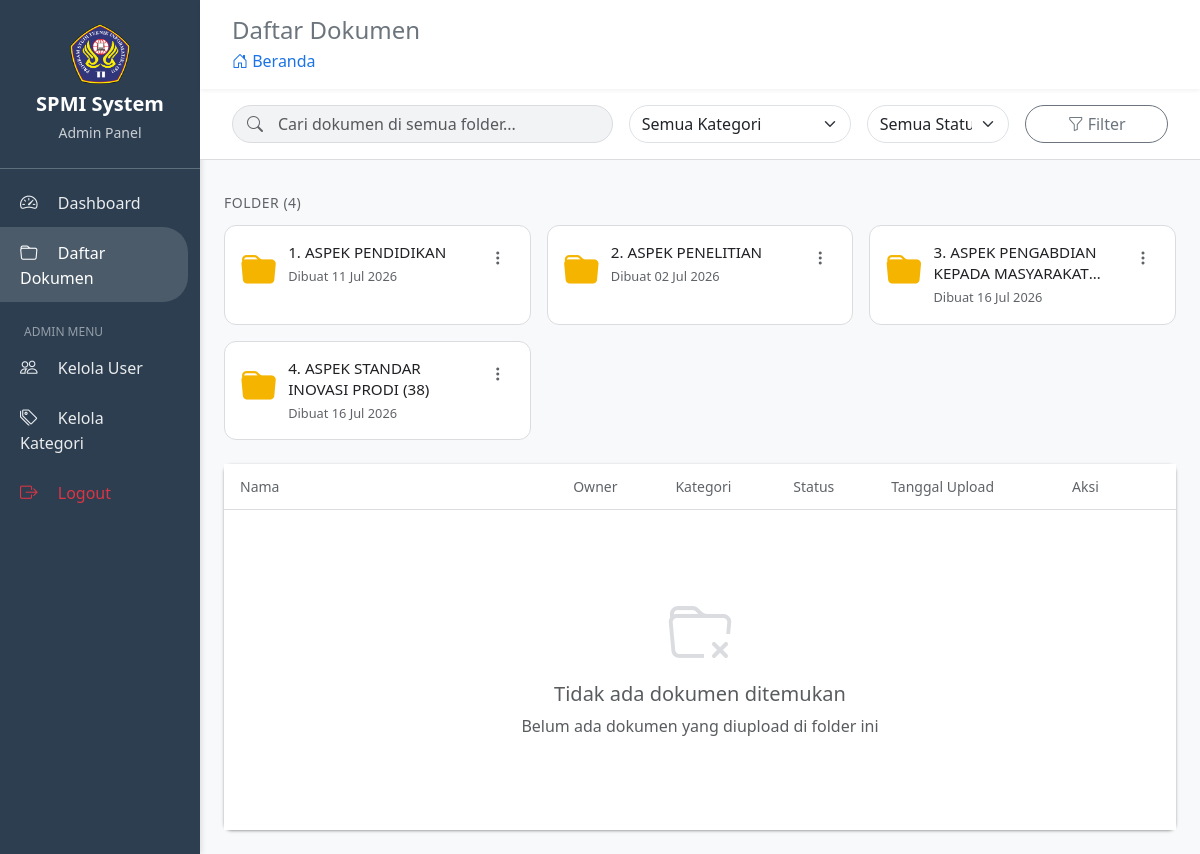
Screenshot of /dokumen/list.php (signed in) with the database file from the repository.
### tables this page shows
CREATE TABLE `folders` (
  `id` int(11) NOT NULL,
  `nama_folder` varchar(255) NOT NULL,
  `parent_id` int(11) DEFAULT NULL,
  `created_by` int(11) NOT NULL,
  `created_at` timestamp NOT NULL DEFAULT current_timestamp()
);

### dokumen/list.php (the view, shortened to what the rows shown need)
<?php
require_once '../config/database.php';
$role = $_SESSION['role'];
$user_id = intval($_SESSION['user_id']);
function e($string) {
    return htmlspecialchars($string ?? '', ENT_QUOTES, 'UTF-8');
}
$search = isset($_GET['search']) ? trim($_GET['search']) : '';
$current_folder = isset($_GET['folder']) ? intval($_GET['folder']) : 0;
$folder_where = "WHERE parent_id " . ($current_folder > 0 ? "= ?" : "IS NULL");
$folder_params = $current_folder > 0 ? [$current_folder] : [];
$folders = db_select("SELECT * FROM folders $folder_where ORDER BY nama_folder ASC", $folder_params);
function formatTanggal($tanggal) {
    $timestamp = strtotime($tanggal);
    return $timestamp !== false ? date('d M Y', $timestamp) : '-';
}
$total_folders = count($folders);
?>
<!DOCTYPE html>
<html lang="id">
<head>
    <link href="https://cdn.jsdelivr.net/npm/bootstrap@5.3.0/dist/css/bootstrap.min.css" rel="stylesheet">
    <link rel="stylesheet" href="https://cdn.jsdelivr.net/npm/bootstrap-icons@1.10.0/font/bootstrap-icons.css">
</head>
<body>
    <div class="container-fluid">
        <div class="row">
            <div class="col-md-10 p-0">
                <div class="p-4">
                    <?php if ($total_folders > 0 && empty($search)): ?>
                    <div class="folder-grid">
                        <?php foreach ($folders as $folder): ?>
                        <div class="folder-card">
                            <a href="?folder=<?php echo $folder['id']; ?>" class="folder-link">
                                <i class="bi bi-folder-fill"></i>
                                <div class="folder-info">
                                    <div class="folder-name"><?php echo e($folder['nama_folder']); ?></div>
                                    <div class="folder-meta">Dibuat <?php echo formatTanggal($folder['created_at']); ?></div>
                                </div>
                            </a>
                            <?php if ($role == 'admin' || $folder['created_by'] == $user_id): ?>
                            <div class="folder-menu dropdown">
                                <button class="folder-menu-btn" type="button" data-bs-toggle="dropdown" aria-expanded="false">
                                    <i class="bi bi-three-dots-vertical"></i>
                                </button>
                            </div>
                            <?php endif; ?>
                        </div>
                        <?php endforeach; ?>
                    </div>
                    <?php endif; ?>
                    <div class="drive-table">
                        <div class="table-responsive">
                            <table class="table table-hover mb-0">
                                <thead>
                                    <tr>
                                        <th style="width: 35%;">Nama</th>
                                        <th>Owner</th>
                                        <th>Kategori</th>
                                        <th>Status</th>
                                        <th>Tanggal Upload</th>
                                        <th style="width: 120px;">Aksi</th>
                                    </tr>
                                </thead>
                            </table>
                        </div>
                    </div>
                </div>
            </div>
        </div>
    </div>
</body>
</html>

### rows the page displays
folders: nama_folder "1. ASPEK PENDIDIKAN", created_at "11 Jul 2026"
folders: nama_folder "2. ASPEK PENELITIAN", created_at "02 Jul 2026"
folders: nama_folder "3. ASPEK PENGABDIAN KEPADA…", created_at "16 Jul 2026"
folders: nama_folder "4. ASPEK STANDAR INOVASI PRODI (38)", created_at "16 Jul 2026"

### other values shown
$role "Admin"
$total_folders "4"
